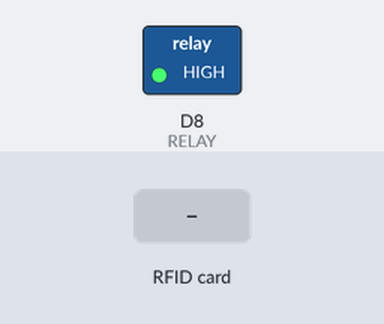
The sketch below on a simulated ESP8266 (NodeMCU). Shown: switched loads named in the sketch (green lamp = pin HIGH). The inputs (shaded band) are chosen by the test bench. WiFi joins after 1.5 s; servers stay silent unless stated; what the sketch prints to the serial monitor is not drawn.

Above: at 3.1 s.
3.2 s: RFID card 89 7B 97 55 held to the reader
At 4.3 s:
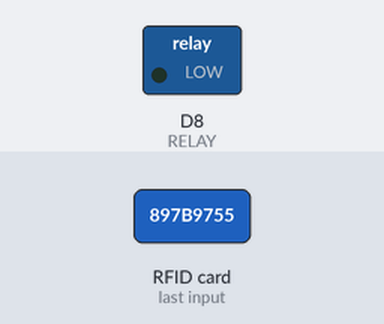
4.7 s: RFID card 5E 7A 19 C4 held to the reader
Timing chart, 0 to 7.7 s (numbered marks = the images above; inputs shaded):
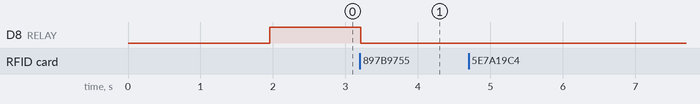

Measured:
- after the input at 3.2 s, D8 (RELAY): HIGH → LOW at once
- after the input at 4.7 s, every drawn part: stays the same

The sketch:

program.ino
```cpp
// https://www.instructables.com/id/MFRC522-RFID-Reader-Interfaced-With-NodeMCU/
// https://kelasrobot.com/cara-mudah-mengirim-pesan-dari-nodemcu-ke-telegram-telegrambot-part1/

#include <SPI.h>
#include <MFRC522.h>
#include <ESP8266WiFi.h>
#include <WiFiClientSecure.h>
#include <UniversalTelegramBot.h>

#define RELAY D8

#define SS_PIN D4
#define RST_PIN D3
MFRC522 mfrc522(SS_PIN, RST_PIN);   // Create MFRC522 instance.

char ssid[] = "DeepLock";
char password[] = "deeplock1130@";
#define BOTtoken "819820249:AAGEe_ZX9mrgKuhfuF7eYJjDm8mKq9e1fO0"
String chatid = "-252060284";
int switchState, jumlah= 0;
int relay_session=1;

WiFiClientSecure client;
UniversalTelegramBot bot(BOTtoken, client);

void setup()
{
  Serial.begin(115200);
  WifiStatus();

  bot.sendMessage(chatid, "Bot Terkoneksi");
  Serial.print("\n\nBOT Sudah Siap Di Gunakan .....");

  SPI.begin();      // Initiate  SPI bus
  mfrc522.PCD_Init();   // Initiate MFRC522

  pinMode(RELAY,OUTPUT);
  digitalWrite(RELAY,HIGH);

  Serial.println("Tempelkan RFID tag ...");
  Serial.println();

}

void loop()
{
  // Look for new cards
  if ( ! mfrc522.PICC_IsNewCardPresent())
  {
    return;
  }
  // Select one of the cards
  if ( ! mfrc522.PICC_ReadCardSerial())
  {
    return;
  }
  //Show UID on serial monitor
  Serial.print("UID tag :");
  String content= "";
  byte letter;
  for (byte i = 0; i < mfrc522.uid.size; i++)
  {
     Serial.print(mfrc522.uid.uidByte[i] < 0x10 ? " 0" : " ");
     Serial.print(mfrc522.uid.uidByte[i], HEX);
     content.concat(String(mfrc522.uid.uidByte[i] < 0x10 ? " 0" : " "));
     content.concat(String(mfrc522.uid.uidByte[i], HEX));
  }
  Serial.println();
  Serial.print("Message : ");
  content.toUpperCase();
  if (content.substring(1) == "89 7B 97 55") //change here the UID of the card/cards that you want to give access
  {
    Serial.println("Authorized access");

    if(relay_session==1){
        digitalWrite(RELAY,LOW);
        Serial.println("Relay Menyala");
        bot.sendMessage(chatid, "RFID CADIPA TerAutentikasi  ..... Relay Menyala");
        relay_session=0;
     }else{
        digitalWrite(RELAY,HIGH);
        Serial.println("Relay Mati");
        bot.sendMessage(chatid, "RFID CADIPA TerAutentikasi  ..... Relay Mati");
        relay_session=1;
     }


    Serial.println("Notif Sended To Telegram\n");
  }

 else   {
    Serial.println("Access denied");
    bot.sendMessage(chatid, "Access denied  " + content.substring(1));
    Serial.println("Notif Sended To Telegram\n");
  }
}

void WifiStatus() {
  WiFi.mode(WIFI_STA);
  WiFi.disconnect();
  delay(100);
  Serial.print("Connecting Wifi: ");
  Serial.println(ssid);
  WiFi.begin(ssid, password);

  while (WiFi.status() != WL_CONNECTED) {
    Serial.print(".");
    delay(500);
  }

  Serial.println("");
  Serial.println("WiFi connected");
  Serial.print("IP address: ");
  Serial.println(WiFi.localIP());
}
```
